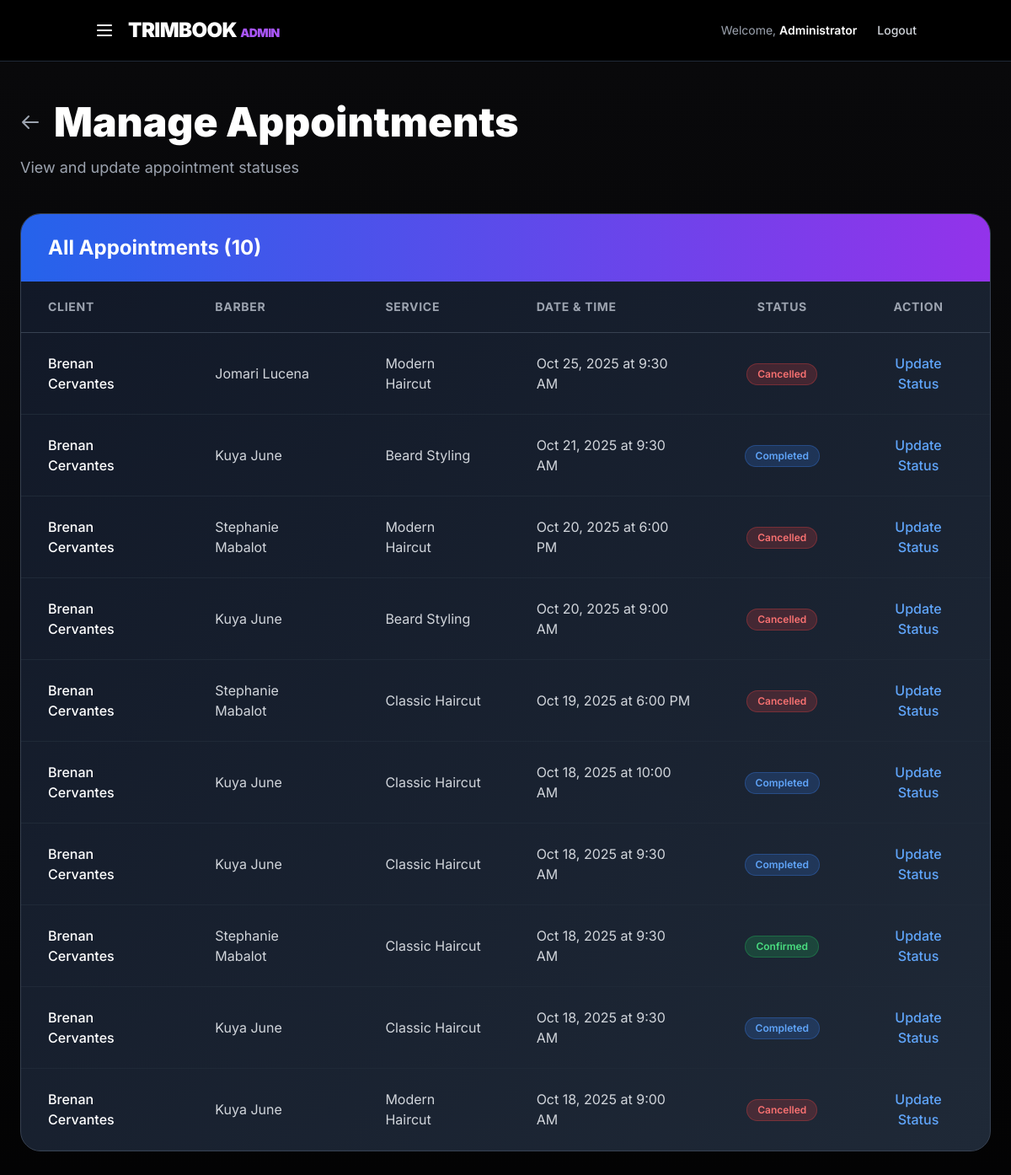
The app's page /dashboards/admin_managestatus.php with its own data.
### tables this page shows
CREATE TABLE `appointments` (
  `appointment_id` int(11) NOT NULL,
  `customer_user_id` int(11) NOT NULL,
  `barber_id` int(11) NOT NULL,
  `service_id` int(11) NOT NULL,
  `appointment_date` date NOT NULL,
  `appointment_time` time NOT NULL,
  `status` enum('pending','confirmed','completed','cancelled') DEFAULT 'pending',
  `created_at` timestamp NOT NULL DEFAULT current_timestamp()
);

CREATE TABLE `users` (
  `user_id` int(11) NOT NULL,
  `first_name` varchar(50) NOT NULL,
  `last_name` varchar(50) NOT NULL,
  `email` varchar(100) NOT NULL,
  `phone_no` varchar(20) DEFAULT NULL,
  `username` varchar(50) NOT NULL,
  `password` varchar(255) NOT NULL,
  `profile_photo` varchar(255) DEFAULT NULL,
  `user_type` enum('admin','barber','customer') NOT NULL,
  `created_at` timestamp NOT NULL DEFAULT current_timestamp()
);

CREATE TABLE `services` (
  `service_id` int(11) NOT NULL,
  `service_name` varchar(100) NOT NULL,
  `description` text DEFAULT NULL,
  `price` decimal(10,2) NOT NULL
);

### dashboards/admin_managestatus.php (the view, shortened to what this page needs)
<?php
require_once('../includes/dbconfig.php');
$admin_name = $_SESSION['admin_name'] ?? 'Administrator';
$appointments = [];
    $query = "
        SELECT
            a.appointment_id,
            a.appointment_date,
            a.appointment_time,
            a.status,
            u_customer.first_name as customer_first_name,
            u_customer.last_name as customer_last_name,
            u_barber.first_name as barber_first_name,
            u_barber.last_name as barber_last_name,
            s.service_name,
            a.created_at
        FROM appointments a
        JOIN users u_customer ON a.customer_user_id = u_customer.user_id
        JOIN barbers b ON a.barber_id = b.barber_id
        JOIN users u_barber ON b.user_id = u_barber.user_id
        JOIN services s ON a.service_id = s.service_id
        ORDER BY a.appointment_date DESC, a.appointment_time DESC
    ";
    $result = $conn->query($query);
    while ($row = $result->fetch_assoc()) {
        $appointments[] = $row;
    }
function getStatusBadge($status) {
    $badges = [
        'pending' => ['bg' => 'bg-yellow-500/20', 'text' => 'text-yellow-400', 'border' => 'border-yellow-500/30', 'label' => 'Pending'],
        'confirmed' => ['bg' => 'bg-green-500/20', 'text' => 'text-green-400', 'border' => 'border-green-500/30', 'label' => 'Confirmed'],
        'completed' => ['bg' => 'bg-blue-500/20', 'text' => 'text-blue-400', 'border' => 'border-blue-500/30', 'label' => 'Completed'],
        'cancelled' => ['bg' => 'bg-red-500/20', 'text' => 'text-red-400', 'border' => 'border-red-500/30', 'label' => 'Cancelled']
    ];
    return $badges[$status] ?? $badges['pending'];
}
function formatDateTime($date, $time) {
    $dateObj = new DateTime($date);
    return $dateObj->format('M d, Y') . ' at ' . date('g:i A', strtotime($time));
}
?>
<!DOCTYPE html>
<html lang="en">
<head>
  <script src="https://cdn.tailwindcss.com"></script>
</head>
<body class="bg-black text-white antialiased">
  <header class="bg-black/80 backdrop-blur-lg border-b border-gray-800">
    <nav class="container mx-auto flex justify-between items-center py-5 px-6">
      <div class="flex items-center space-x-4">
        <button onclick="toggleSidebar()" class="text-white hover:text-purple-400 transition">
          <svg class="w-6 h-6" fill="none" stroke="currentColor" viewBox="0 0 24 24">
            <path stroke-linecap="round" stroke-linejoin="round" stroke-width="2" d="M4 6h16M4 12h16M4 18h16"></path>
          </svg>
        </button>
        <a href="admin_dashboard.php" class="text-2xl font-black tracking-tight">TRIMBOOK <span class="text-purple-500 text-sm">ADMIN</span></a>
      </div>
      <div class="flex items-center space-x-6">
        <span class="text-gray-400 text-sm hidden md:block">Welcome, <span class="text-white font-semibold"><?= htmlspecialchars($admin_name) ?></span></span>
        <a href="../auth/logout.php" class="text-sm font-medium text-gray-300 hover:text-white transition hidden md:block">Logout</a>
      </div>
    </nav>
  </header>
  <main class="min-h-screen bg-gradient-to-b from-zinc-950 to-black py-12 px-6">
    <div class="container mx-auto max-w-7xl">
      <div class="mb-10">
        <div class="flex items-center space-x-4 mb-4">
          <a href="admin_dashboard.php" class="text-gray-400 hover:text-white transition">
            <svg class="w-6 h-6" fill="none" stroke="currentColor" viewBox="0 0 24 24">
              <path stroke-linecap="round" stroke-linejoin="round" stroke-width="2" d="M10 19l-7-7m0 0l7-7m-7 7h18"></path>
            </svg>
          </a>
          <h1 class="text-4xl md:text-5xl font-black">
            Manage Appointments
          </h1>
        </div>
        <p class="text-gray-400 text-lg">View and update appointment statuses</p>
      </div>
      <div class="bg-gradient-to-br from-gray-900 to-gray-800 border border-gray-700 rounded-3xl overflow-hidden">
        <div class="bg-gradient-to-r from-blue-600 to-purple-600 px-8 py-6">
          <h2 class="text-2xl font-bold">All Appointments (<?= count($appointments) ?>)</h2>
        </div>
        <?php if (count($appointments) > 0): ?>
          <div class="overflow-x-auto">
            <table class="w-full">
              <thead class="border-b border-gray-700">
                <tr class="text-gray-400 text-sm font-semibold uppercase tracking-wider">
                  <th class="px-8 py-5 text-left">Client</th>
                  <th class="px-8 py-5 text-left">Barber</th>
                  <th class="px-8 py-5 text-left">Service</th>
                  <th class="px-8 py-5 text-left">Date & Time</th>
                  <th class="px-8 py-5 text-center">Status</th>
                  <th class="px-8 py-5 text-center">Action</th>
                </tr>
              </thead>
              <tbody>
                <?php foreach ($appointments as $apt): ?>
                  <tr class="appointment-row border-b border-gray-800 transition">
                    <td class="px-8 py-6 font-medium"><?= htmlspecialchars($apt['customer_first_name'] . ' ' . $apt['customer_last_name']) ?></td>
                    <td class="px-8 py-6 text-gray-300"><?= htmlspecialchars($apt['barber_first_name'] . ' ' . $apt['barber_last_name']) ?></td>
                    <td class="px-8 py-6 text-gray-300"><?= htmlspecialchars($apt['service_name']) ?></td>
                    <td class="px-8 py-6 text-gray-300"><?= formatDateTime($apt['appointment_date'], $apt['appointment_time']) ?></td>
                    <td class="px-8 py-6 text-center">
                      <?php $badge = getStatusBadge($apt['status']); ?>
                      <span class="inline-flex items-center px-3 py-1 rounded-full text-xs font-semibold <?= $badge['bg'] ?> <?= $badge['text'] ?> border <?= $badge['border'] ?>">
                        <?= $badge['label'] ?>
                      </span>
                    </td>
                    <td class="px-8 py-6 text-center">
                      <button onclick="openStatusModal(<?= htmlspecialchars(json_encode($apt)) ?>)" class="text-blue-400 hover:text-blue-300 font-medium transition">
                        Update Status
                      </button>
                    </td>
                  </tr>
                <?php endforeach; ?>
              </tbody>
            </table>
          </div>
        <?php endif; ?>
      </div>
    </div>
  </main>
</body>
</html>

### dashboards/admin_managestatus.php (style rules this page uses)
body { font-family: 'Inter', sans-serif; }

### records on screen
appointments: customer_user.last_name "Brenan Cervantes", users.first_name+last_name "Jomari Lucena", service.service_name "Modern Haircut", appointment_date+appointment_time "Oct 25, 2025 at 9:30 AM", status "Cancelled"
appointments: customer_user.last_name "Brenan Cervantes", users.first_name+last_name "Kuya June", service.service_name "Beard Styling", appointment_date+appointment_time "Oct 21, 2025 at 9:30 AM", status "Completed"
appointments: customer_user.last_name "Brenan Cervantes", users.first_name+last_name "Stephanie Mabalot", service.service_name "Modern Haircut", appointment_date+appointment_time "Oct 20, 2025 at 6:00 PM", status "Cancelled"
appointments: customer_user.last_name "Brenan Cervantes", users.first_name+last_name "Kuya June", service.service_name "Beard Styling", appointment_date+appointment_time "Oct 20, 2025 at 9:00 AM", status "Cancelled"
appointments: customer_user.last_name "Brenan Cervantes", users.first_name+last_name "Stephanie Mabalot", service.service_name "Classic Haircut", appointment_date+appointment_time "Oct 19, 2025 at 6:00 PM", status "Cancelled"
appointments: customer_user.last_name "Brenan Cervantes", users.first_name+last_name "Kuya June", service.service_name "Classic Haircut", appointment_date+appointment_time "Oct 18, 2025 at 10:00 AM", status "Completed"
appointments: customer_user.last_name "Brenan Cervantes", users.first_name+last_name "Kuya June", service.service_name "Classic Haircut", appointment_date+appointment_time "Oct 18, 2025 at 9:30 AM", status "Completed"
appointments: customer_user.last_name "Brenan Cervantes", users.first_name+last_name "Stephanie Mabalot", service.service_name "Classic Haircut", appointment_date+appointment_time "Oct 18, 2025 at 9:30 AM", status "Confirmed"
appointments: customer_user.last_name "Brenan Cervantes", users.first_name+last_name "Kuya June", service.service_name "Classic Haircut", appointment_date+appointment_time "Oct 18, 2025 at 9:30 AM", status "Completed"
appointments: customer_user.last_name "Brenan Cervantes", users.first_name+last_name "Kuya June", service.service_name "Modern Haircut", appointment_date+appointment_time "Oct 18, 2025 at 9:00 AM", status "Cancelled"

### other values on screen
$admin_name "Administrator"
count($appointments) "10"
